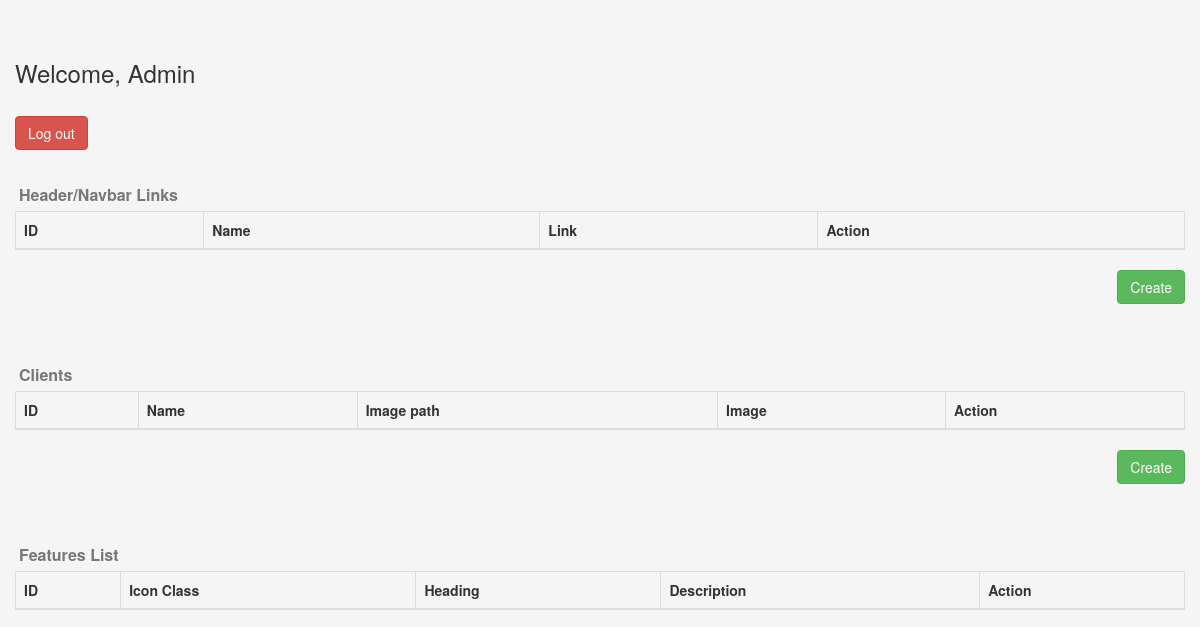
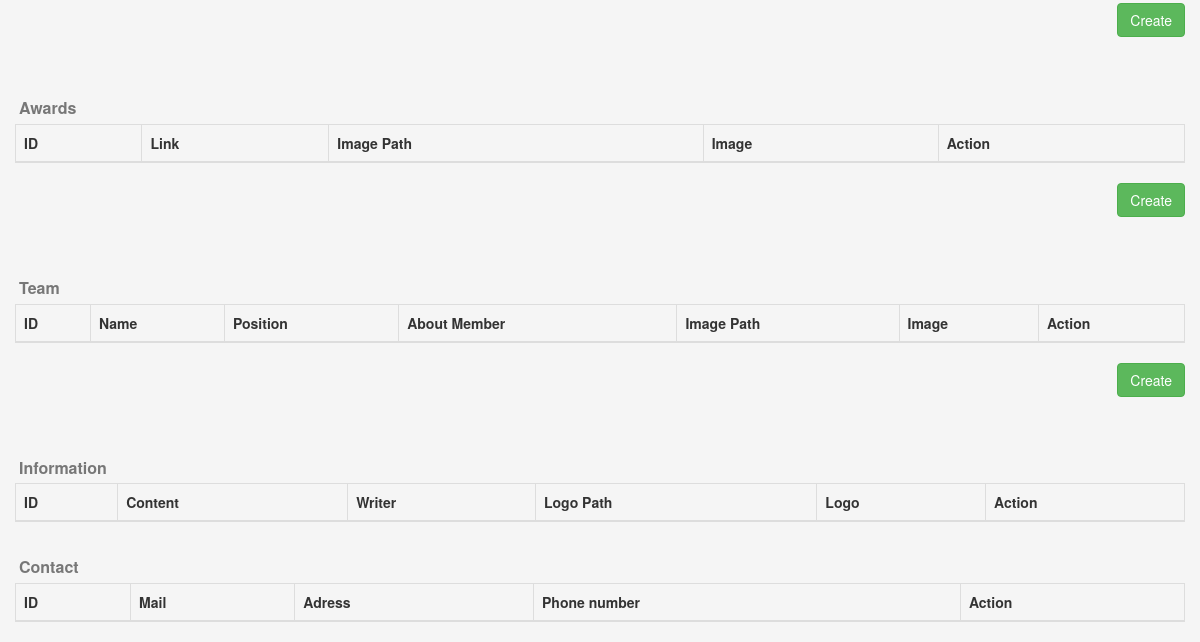
Before: /admin/admin.php (signed in) with the older database file (2 pictures, top to bottom).
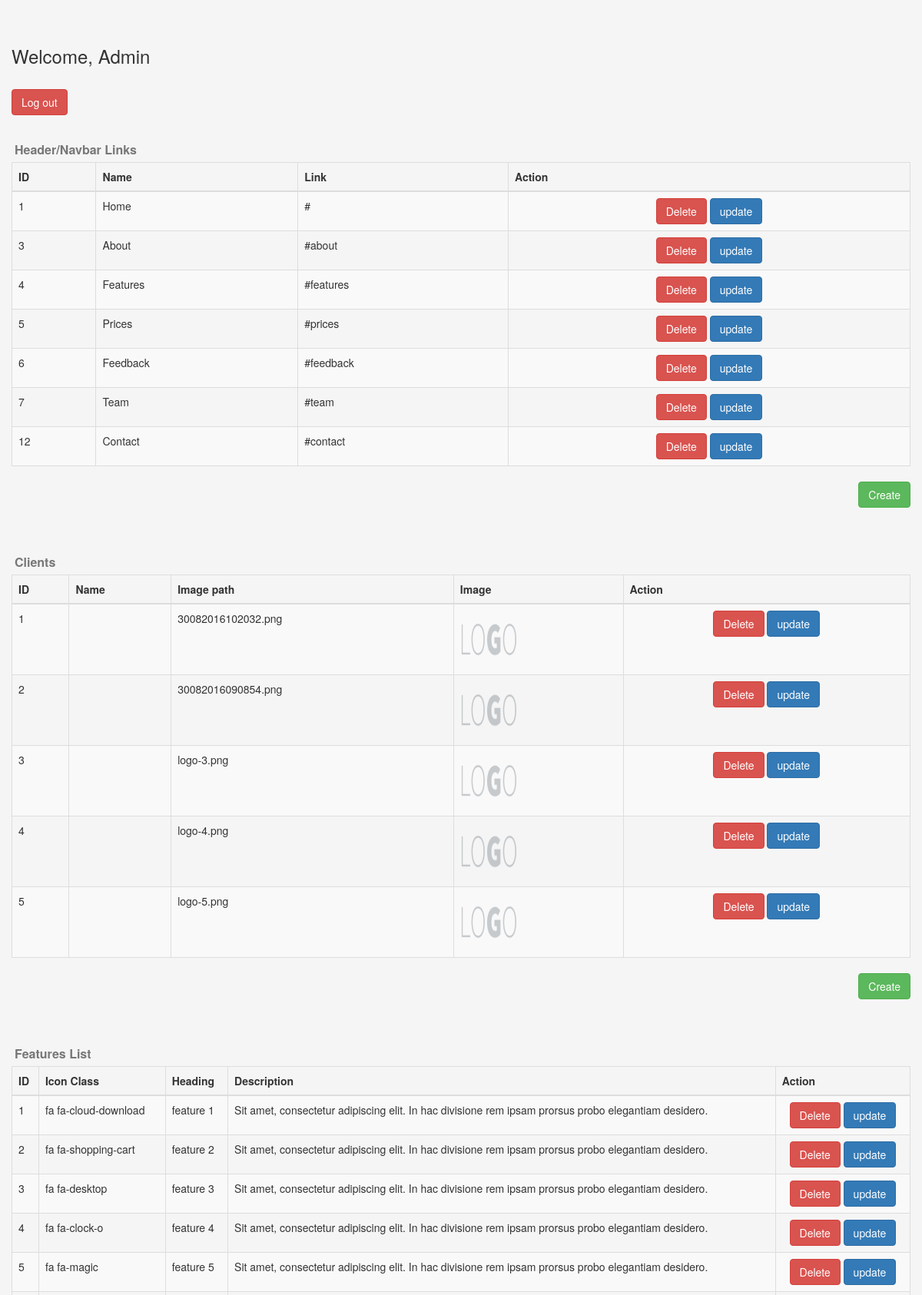
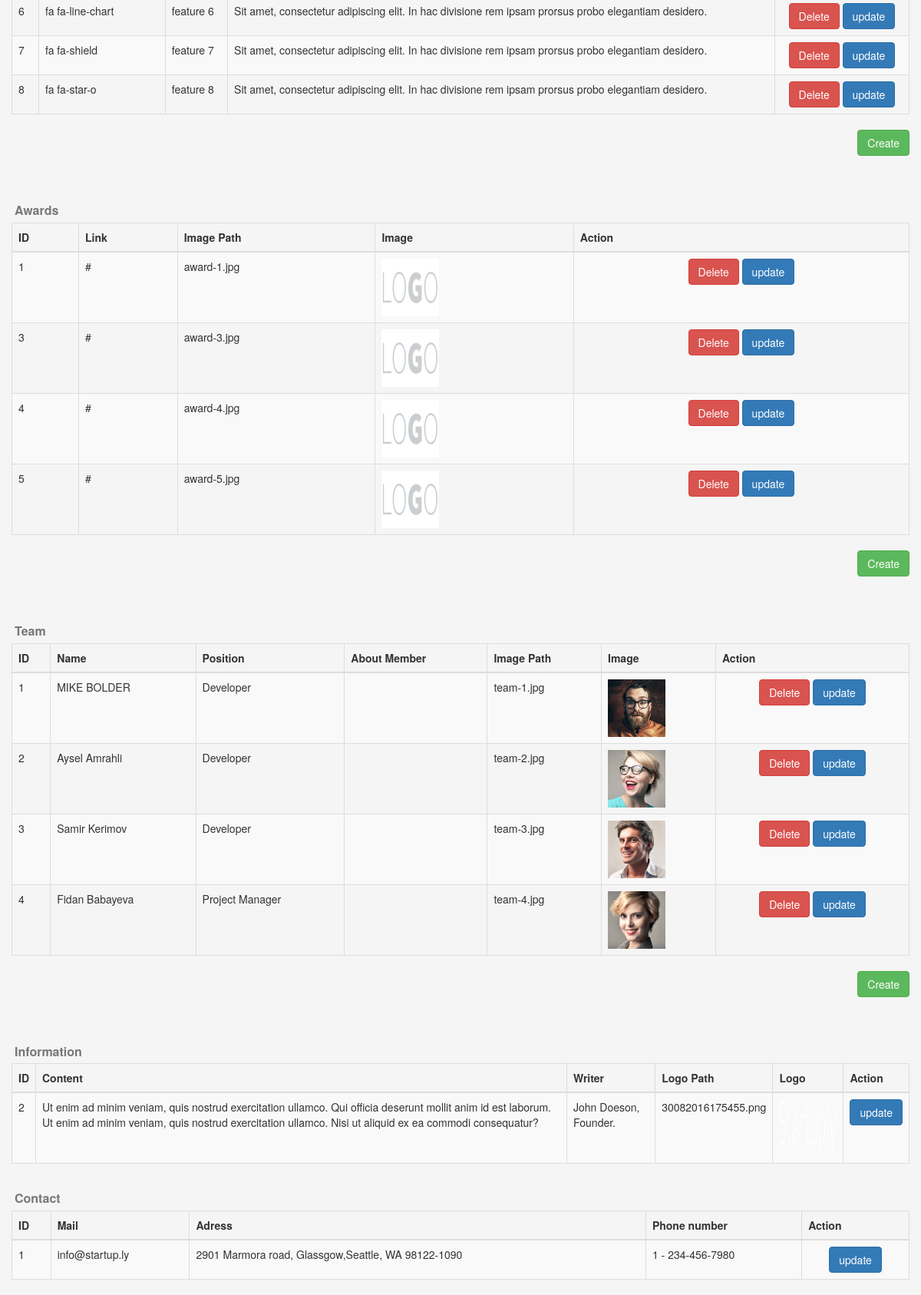
After: the same page with the newer database file (2 pictures, top to bottom).
### tables this page shows
CREATE TABLE `navbar` (
  `id` int(5) NOT NULL,
  `name` varchar(30) NOT NULL,
  `link` varchar(255) NOT NULL
);

CREATE TABLE `clients` (
  `id` int(5) NOT NULL,
  `client_name` varchar(255) DEFAULT NULL,
  `image_path` varchar(255) NOT NULL
);

CREATE TABLE `features_list` (
  `id` int(5) NOT NULL,
  `icon_class` varchar(255) NOT NULL,
  `heading` varchar(255) NOT NULL,
  `description` varchar(255) NOT NULL
);

CREATE TABLE `awards` (
  `id` int(5) NOT NULL,
  `link` varchar(255) NOT NULL,
  `image_path` varchar(255) NOT NULL
);

CREATE TABLE `team` (
  `id` int(5) NOT NULL,
  `name` varchar(70) NOT NULL,
  `position` varchar(255) NOT NULL,
  `about` varchar(500) DEFAULT NULL,
  `image_path` varchar(255) NOT NULL
);

CREATE TABLE `information` (
  `id` int(3) NOT NULL,
  `image_path` varchar(100) NOT NULL,
  `content` varchar(500) NOT NULL,
  `writer` varchar(40) NOT NULL
);

CREATE TABLE `contact` (
  `id` int(5) NOT NULL,
  `mail` varchar(35) NOT NULL,
  `adress` varchar(100) NOT NULL,
  `phone_number` varchar(20) NOT NULL
);

### admin/admin.php (the view, shortened to what this page needs)
<?php
	include 'db.php';
	if (isset($_SESSION['admin']) && $_SESSION['admin'] = "admin") {
?>
<!DOCTYPE html>
<html>
<head>
	<link rel="stylesheet" type="text/css" href="../assets/css/bootstrap.min.css">
	<link rel="stylesheet" type="text/css" href="../assets/css/admin.css">
</head>
<body>
	<div class="container">
		<div class="row">
			<h3>Welcome, Admin</h3><br>
			<a href="logout.php?value=sdefregrerefe156465sdsa" class="btn btn-danger">Log out</a>
			<table class="table table-striped table-bordered table-hover">
				<caption>Header/Navbar Links</caption>
				<thead>
					<th>ID</th>
					<th>Name</th>
					<th>Link</th>
					<th>Action</th>
				</thead>
				<tbody>
				<?php
					if($db_conn) {
						$sql_select_all = "SELECT * FROM navbar";
						$query = mysqli_query($db_conn, $sql_select_all);
						if ($query) {
							while ($result = mysqli_fetch_assoc($query)) {
								$id = $result['id'];
				?>
								<tr>
									<td><?=$id?></td>
									<td><?=$result['name']?></td>
									<td><?=$result['link']?></td>
									<td>
									<a href="delete.php?section=navbar&id=<?=$id?>" class="btn btn-danger">Delete</a>
									<a href="update.php?section=navbar&id=<?=$id?>" class="btn btn-primary">update</a>
									</td>
								</tr>
				<?php
							}
						}
					}
				?>
				</tbody>
			</table>
			<a href="create.php?section=navbar" class="btn btn-success pull-right">Create</a><br><br><br>
			<table class="table table-striped table-bordered table-hover">
				<caption>Clients</caption>
				<thead>
					<th>ID</th>
					<th>Name</th>
					<th>Image path</th>
					<th>Image</th>
					<th>Action</th>
				</thead>
				<tbody>
					<?php
						if($db_conn) {
							$sql_select_all = "SELECT * FROM clients";
							$query = mysqli_query($db_conn, $sql_select_all);
							if ($query) {
								while ($result = mysqli_fetch_assoc($query)) {
									$id = $result['id'];
					?>
									<tr>
										<td><?=$id?></td>
										<td><?=$result['client_name']?></td>
										<td><?=$result['image_path']?></td>
										<td><img width="75px" height="75px" src="../assets/images/<?=$result['image_path']?>" alt=""></td>
										<td>
										<a href="delete.php?section=clients&id=<?=$id?>" class="btn btn-danger">Delete</a>
										<a href="update.php?section=clients&id=<?=$id?>" class="btn btn-primary">update</a>
										</td>
									</tr>
					<?php
								}
							}
						}
					?>
				</tbody>
			</table>
			<a href="create.php?section=clients" class="btn btn-success pull-right">Create</a><br><br><br>
			<table class="table table-striped table-bordered table-hover">
				<caption>Features List</caption>
				<thead>
					<th>ID</th>
					<th>Icon Class</th>
					<th>Heading</th>
					<th>Description</th>
					<th>Action</th>
				</thead>
				<tbody>
					<?php
						if($db_conn) {
							$sql_select_all = "SELECT * FROM features_list";
							$query = mysqli_query($db_conn, $sql_select_all);
							if ($query) {
								while ($result = mysqli_fetch_assoc($query)) {
									$id = $result['id'];
					?>
									<tr>
										<td><?=$id?></td>
										<td><?=$result['icon_class']?></td>
										<td><?=$result['heading']?></td>
										<td><?=$result['description']?></td>
										<td>
										<a href="delete.php?section=features_list&id=<?=$id?>" class="btn btn-danger">Delete</a>
										<a href="update.php?section=features_list&id=<?=$id?>" class="btn btn-primary">update</a>
										</td>
									</tr>
					<?php
								}
							}
						}
					?>
				</tbody>
			</table>
			<a href="create.php?section=features_list" class="btn btn-success pull-right">Create</a><br><br><br>
			<table class="table table-striped table-bordered table-hover">
				<caption>Awards</caption>
				<thead>
					<th>ID</th>
					<th>Link</th>
					<th>Image Path</th>
					<th>Image</th>
					<th>Action</th>
				</thead>
				<tbody>
					<?php
						if($db_conn) {
							$sql_select_all = "SELECT * FROM awards";
							$query = mysqli_query($db_conn, $sql_select_all);
							if ($query) {
								while ($result = mysqli_fetch_assoc($query)) {
									$id = $result['id'];
					?>
									<tr>
										<td><?=$id?></td>
										<td><?=$result['link']?></td>
										<td><?=$result['image_path']?></td>
										<td><img width="75px" height="75px" src="../assets/images/<?=$result['image_path']?>" alt=""></td>
										<td>
										<a href="delete.php?section=awards&id=<?=$id?>" class="btn btn-danger">Delete</a>
										<a href="update.php?section=awards&id=<?=$id?>" class="btn btn-primary">update</a>
										</td>
									</tr>
					<?php
								}
							}
						}
					?>
				</tbody>
			</table>
			<a href="create.php?section=awards" class="btn btn-success pull-right">Create</a><br><br><br>
			<table class="table table-striped table-bordered table-hover">
				<caption>Team</caption>
				<thead>
					<th>ID</th>
					<th>Name</th>
					<th>Position</th>
					<th>About Member</th>
					<th>Image Path</th>
					<th>Image</th>
					<th>Action</th>
				</thead>
				<tbody>
					<?php
						if($db_conn) {
							$sql_select_all = "SELECT * FROM team";
							$query = mysqli_query($db_conn, $sql_select_all);
							if ($query) {
								while ($result = mysqli_fetch_assoc($query)) {
									$id = $result['id'];
					?>
									<tr>
										<td><?=$id?></td>
										<td><?=$result['name']?></td>
										<td><?=$result['position']?></td>
										<td><?=$result['about']?></td>
										<td><?=$result['image_path']?></td>
										<td><img width="75px" height="75px" src="../assets/images/<?=$result['image_path']?>" alt=""></td>
										<td>
										<a href="delete.php?section=team&id=<?=$id?>" class="btn btn-danger">Delete</a>
										<a href="update.php?section=team&id=<?=$id?>" class="btn btn-primary">update</a>
										</td>
									</tr>
					<?php
								}
							}
						}
					?>
				</tbody>
			</table>
			<a href="create.php?section=team" class="btn btn-success pull-right">Create</a><br><br><br>
			<table class="table table-striped table-bordered table-hover">
				<caption>Information</caption>
				<thead>
					<th>ID</th>
					<th>Content</th>
					<th>Writer</th>
					<th>Logo Path</th>
					<th>Logo</th>
					<th>Action</th>
				</thead>
				<tbody>
					<?php
						if($db_conn) {
							$sql_select_all = "SELECT * FROM information";
							$query = mysqli_query($db_conn, $sql_select_all);
							if ($query) {
								while ($result = mysqli_fetch_assoc($query)) {
									$id = $result['id'];
					?>
									<tr>
										<td><?=$id?></td>
										<td><?=$result['content']?></td>
										<td><?=$result['writer']?></td>
										<td><?=$result['image_path']?></td>
										<td><img width="75px" height="75px" src="../assets/images/<?=$result['image_path']?>" alt=""></td>
										<td>
											<a href="update.php?section=information&id=<?=$id?>" class="btn btn-primary">update</a>
										</td>
									</tr>
					<?php
								}
							}
						}
					?>
				</tbody>
			</table>
			<table class="table table-striped table-bordered table-hover">
				<caption>Contact</caption>
				<thead>
					<th>ID</th>
					<th>Mail</th>
					<th>Adress</th>
					<th>Phone number</th>
					<th>Action</th>
				</thead>
				<tbody>
					<?php
						if($db_conn) {
							$sql_select_all = "SELECT * FROM contact";
							$query = mysqli_query($db_conn, $sql_select_all);
							if ($query) {
								while ($result = mysqli_fetch_assoc($query)) {
									$id = $result['id'];
					?>
									<tr>
										<td><?=$id?></td>
										<td><?=$result['mail']?></td>
										<td><?=$result['adress']?></td>
										<td><?=$result['phone_number']?></td>
										<td>
											<a href="update.php?section=contact&id=<?=$id?>" class="btn btn-primary">update</a>
										</td>
									</tr>
					<?php
								}
							}
						}
					?>
				</tbody>
			</table>
		</div>
	</div>
</body>
</html>
<?php
			} else {
				unset($_SESSION['admin']);
				echo "Access denied!";
			}
?>

### assets/css/admin.css (style rules this page uses)
body { margin-top: 40px; background-color: #F5F5F5; }
table { margin-top: 30px; }
caption { font-weight: bold; padding: 4px; font-size: 16px; }

### admin/admin.php (style rules this page uses)
td:last-child { text-align: center; }

Changed rows visible on the page:
added navbar: id "1", name "Home", link "#"
added navbar: id "3", name "About", link "#about"
added navbar: id "4", name "Features", link "#features"
added navbar: id "5", name "Prices", link "#prices"
added navbar: id "6", name "Feedback", link "#feedback"
added navbar: id "7", name "Team", link "#team"
added navbar: id "12", name "Contact", link "#contact"
added clients: id "1", image_path "30082016102032.png", image_path (picture)
added clients: id "2", image_path "30082016090854.png", image_path (picture)
added clients: id "3", image_path "logo-3.png", image_path (picture)
added clients: id "4", image_path "logo-4.png", image_path (picture)
added clients: id "5", image_path "logo-5.png", image_path (picture)
added features_list: id "1", icon_class "fa fa-cloud-download", heading "feature 1", description "Sit amet, consectetur adipiscing elit. In hac divisione rem ipsam prorsus probo elegantiam desidero."
added features_list: id "2", icon_class "fa fa-shopping-cart", heading "feature 2", description "Sit amet, consectetur adipiscing elit. In hac divisione rem ipsam prorsus probo elegantiam desidero."
added features_list: id "3", icon_class "fa fa-desktop", heading "feature 3", description "Sit amet, consectetur adipiscing elit. In hac divisione rem ipsam prorsus probo elegantiam desidero."
added features_list: id "4", icon_class "fa fa-clock-o", heading "feature 4", description "Sit amet, consectetur adipiscing elit. In hac divisione rem ipsam prorsus probo elegantiam desidero."
added features_list: id "5", icon_class "fa fa-magic", heading "feature 5", description "Sit amet, consectetur adipiscing elit. In hac divisione rem ipsam prorsus probo elegantiam desidero."
added features_list: id "6", icon_class "fa fa-line-chart", heading "feature 6", description "Sit amet, consectetur adipiscing elit. In hac divisione rem ipsam prorsus probo elegantiam desidero."
added features_list: id "7", icon_class "fa fa-shield", heading "feature 7", description "Sit amet, consectetur adipiscing elit. In hac divisione rem ipsam prorsus probo elegantiam desidero."
added features_list: id "8", icon_class "fa fa-star-o", heading "feature 8", description "Sit amet, consectetur adipiscing elit. In hac divisione rem ipsam prorsus probo elegantiam desidero."
added awards: id "1", link "#", image_path "award-1.jpg", image_path (picture)
added awards: id "3", link "#", image_path "award-3.jpg", image_path (picture)
added awards: id "4", link "#", image_path "award-4.jpg", image_path (picture)
added awards: id "5", link "#", image_path "award-5.jpg", image_path (picture)
added team: id "1", name "MIKE BOLDER", position "Developer", image_path "team-1.jpg", image_path (picture)
added team: id "2", name "Aysel Amrahli", position "Developer", image_path "team-2.jpg", image_path (picture)
added team: id "3", name "Samir Kerimov", position "Developer", image_path "team-3.jpg", image_path (picture)
added team: id "4", name "Fidan Babayeva", position "Project Manager", image_path "team-4.jpg", image_path (picture)
added information: id "2", content "Ut enim ad minim veniam, quis nostrud exercitation ullamco. Qui officia deserunt mollit anim id est laborum. Ut enim ad minim veniam, quis nostrud exercitation ullamco. Nisi ut aliquid ex ea commodi consequatur?", writer "John Doeson, Founder.", image_path "30082016175455.png", image_path (picture)
added contact: id "1", mail "info@startup.ly", adress "2901 Marmora road, Glassgow,Seattle, WA 98122-1090", phone_number "1 - 234-456-7980"
